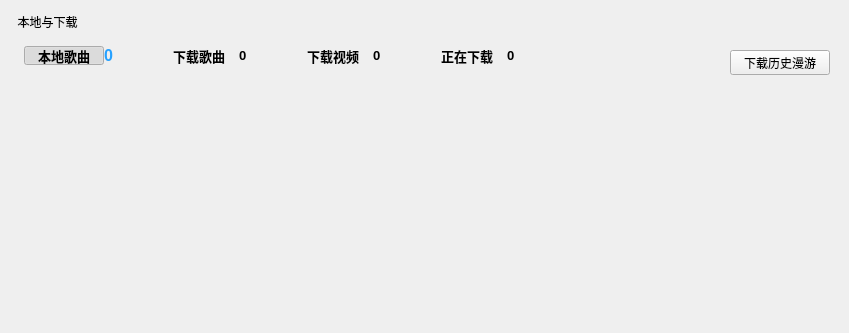
<?xml version="1.0" encoding="UTF-8"?>
<ui version="4.0">
 <class>LocalDownload</class>
 <widget class="QWidget" name="LocalDownload">
  <property name="geometry">
   <rect>
    <x>0</x>
    <y>0</y>
    <width>849</width>
    <height>333</height>
   </rect>
  </property>
  <property name="windowTitle">
   <string>LocalDownload</string>
  </property>
  <layout class="QVBoxLayout" name="verticalLayout">
   <property name="spacing">
    <number>0</number>
   </property>
   <property name="topMargin">
    <number>13</number>
   </property>
   <property name="rightMargin">
    <number>4</number>
   </property>
   <item>
    <widget class="QLabel" name="local_download_label">
     <property name="font">
      <font>
       <bold>false</bold>
      </font>
     </property>
     <property name="text">
      <string>  本地与下载</string>
     </property>
    </widget>
   </item>
   <item>
    <widget class="QWidget" name="guide_widget" native="true">
     <layout class="QHBoxLayout" name="horizontalLayout_12">
      <property name="leftMargin">
       <number>13</number>
      </property>
      <property name="topMargin">
       <number>15</number>
      </property>
      <property name="rightMargin">
       <number>15</number>
      </property>
      <property name="bottomMargin">
       <number>0</number>
      </property>
      <item>
       <widget class="QWidget" name="guide_widget1" native="true">
        <layout class="QVBoxLayout" name="verticalLayout_11">
         <property name="spacing">
          <number>3</number>
         </property>
         <property name="leftMargin">
          <number>0</number>
         </property>
         <property name="topMargin">
          <number>0</number>
         </property>
         <property name="rightMargin">
          <number>0</number>
         </property>
         <property name="bottomMargin">
          <number>0</number>
         </property>
         <item>
          <layout class="QHBoxLayout" name="horizontalLayout_7">
           <property name="spacing">
            <number>0</number>
           </property>
           <item>
            <widget class="QPushButton" name="local_music_pushButton">
             <property name="sizePolicy">
              <sizepolicy hsizetype="Preferred" vsizetype="Fixed">
               <horstretch>0</horstretch>
               <verstretch>0</verstretch>
              </sizepolicy>
             </property>
             <property name="minimumSize">
              <size>
               <width>75</width>
               <height>18</height>
              </size>
             </property>
             <property name="font">
              <font>
               <family>Microsoft YaHei UI</family>
               <pointsize>10</pointsize>
               <bold>true</bold>
              </font>
             </property>
             <property name="cursor">
              <cursorShape>PointingHandCursor</cursorShape>
             </property>
             <property name="text">
              <string>本地歌曲</string>
             </property>
             <property name="checkable">
              <bool>true</bool>
             </property>
             <property name="checked">
              <bool>true</bool>
             </property>
             <property name="autoExclusive">
              <bool>true</bool>
             </property>
             <property name="flat">
              <bool>true</bool>
             </property>
            </widget>
           </item>
           <item>
            <widget class="QLabel" name="local_music_number_label">
             <property name="font">
              <font>
               <pointsize>-1</pointsize>
               <bold>true</bold>
              </font>
             </property>
             <property name="cursor">
              <cursorShape>PointingHandCursor</cursorShape>
             </property>
             <property name="styleSheet">
              <string notr="true">color:#26a1ff;font-size:16px;font-weight:bold;</string>
             </property>
             <property name="text">
              <string>0</string>
             </property>
            </widget>
           </item>
          </layout>
         </item>
         <item>
          <widget class="QLabel" name="idx1_lab">
           <property name="sizePolicy">
            <sizepolicy hsizetype="Preferred" vsizetype="Fixed">
             <horstretch>0</horstretch>
             <verstretch>0</verstretch>
            </sizepolicy>
           </property>
           <property name="maximumSize">
            <size>
             <width>16777215</width>
             <height>12</height>
            </size>
           </property>
           <property name="styleSheet">
            <string notr="true">padding-top:0px;
margin-top:0px;</string>
           </property>
           <property name="text">
            <string/>
           </property>
           <property name="scaledContents">
            <bool>false</bool>
           </property>
           <property name="alignment">
            <set>Qt::AlignCenter</set>
           </property>
          </widget>
         </item>
        </layout>
       </widget>
      </item>
      <item>
       <spacer name="hs13">
        <property name="orientation">
         <enum>Qt::Horizontal</enum>
        </property>
        <property name="sizeType">
         <enum>QSizePolicy::Fixed</enum>
        </property>
        <property name="sizeHint" stdset="0">
         <size>
          <width>40</width>
          <height>20</height>
         </size>
        </property>
       </spacer>
      </item>
      <item>
       <widget class="QWidget" name="guide_widget2" native="true">
        <layout class="QVBoxLayout" name="verticalLayout_12">
         <property name="spacing">
          <number>3</number>
         </property>
         <property name="leftMargin">
          <number>0</number>
         </property>
         <property name="topMargin">
          <number>0</number>
         </property>
         <property name="rightMargin">
          <number>0</number>
         </property>
         <property name="bottomMargin">
          <number>0</number>
         </property>
         <item>
          <layout class="QHBoxLayout" name="horizontalLayout_8">
           <property name="spacing">
            <number>0</number>
           </property>
           <item>
            <widget class="QPushButton" name="downloaded_music_pushButton">
             <property name="sizePolicy">
              <sizepolicy hsizetype="Preferred" vsizetype="Fixed">
               <horstretch>0</horstretch>
               <verstretch>0</verstretch>
              </sizepolicy>
             </property>
             <property name="minimumSize">
              <size>
               <width>75</width>
               <height>18</height>
              </size>
             </property>
             <property name="font">
              <font>
               <family>Microsoft YaHei UI</family>
               <pointsize>10</pointsize>
               <bold>true</bold>
              </font>
             </property>
             <property name="cursor">
              <cursorShape>PointingHandCursor</cursorShape>
             </property>
             <property name="text">
              <string>下载歌曲</string>
             </property>
             <property name="checkable">
              <bool>true</bool>
             </property>
             <property name="checked">
              <bool>false</bool>
             </property>
             <property name="autoExclusive">
              <bool>true</bool>
             </property>
             <property name="flat">
              <bool>true</bool>
             </property>
            </widget>
           </item>
           <item>
            <widget class="QLabel" name="downloaded_music_number_label">
             <property name="font">
              <font>
               <pointsize>10</pointsize>
               <bold>true</bold>
              </font>
             </property>
             <property name="cursor">
              <cursorShape>PointingHandCursor</cursorShape>
             </property>
             <property name="text">
              <string>0</string>
             </property>
            </widget>
           </item>
          </layout>
         </item>
         <item>
          <widget class="QLabel" name="idx2_lab">
           <property name="sizePolicy">
            <sizepolicy hsizetype="Preferred" vsizetype="Fixed">
             <horstretch>0</horstretch>
             <verstretch>0</verstretch>
            </sizepolicy>
           </property>
           <property name="maximumSize">
            <size>
             <width>16777215</width>
             <height>12</height>
            </size>
           </property>
           <property name="styleSheet">
            <string notr="true">padding-top:0px;
margin-top:0px;</string>
           </property>
           <property name="text">
            <string/>
           </property>
           <property name="scaledContents">
            <bool>false</bool>
           </property>
           <property name="alignment">
            <set>Qt::AlignCenter</set>
           </property>
          </widget>
         </item>
        </layout>
       </widget>
      </item>
      <item>
       <spacer name="hs14">
        <property name="orientation">
         <enum>Qt::Horizontal</enum>
        </property>
        <property name="sizeType">
         <enum>QSizePolicy::Fixed</enum>
        </property>
        <property name="sizeHint" stdset="0">
         <size>
          <width>40</width>
          <height>20</height>
         </size>
        </property>
       </spacer>
      </item>
      <item>
       <widget class="QWidget" name="guide_widget3" native="true">
        <layout class="QVBoxLayout" name="verticalLayout_14">
         <property name="spacing">
          <number>3</number>
         </property>
         <property name="leftMargin">
          <number>0</number>
         </property>
         <property name="topMargin">
          <number>0</number>
         </property>
         <property name="rightMargin">
          <number>0</number>
         </property>
         <property name="bottomMargin">
          <number>0</number>
         </property>
         <item>
          <layout class="QHBoxLayout" name="horizontalLayout_10">
           <property name="spacing">
            <number>0</number>
           </property>
           <item>
            <widget class="QPushButton" name="downloaded_video_pushButton">
             <property name="sizePolicy">
              <sizepolicy hsizetype="Preferred" vsizetype="Fixed">
               <horstretch>0</horstretch>
               <verstretch>0</verstretch>
              </sizepolicy>
             </property>
             <property name="minimumSize">
              <size>
               <width>75</width>
               <height>18</height>
              </size>
             </property>
             <property name="font">
              <font>
               <family>Microsoft YaHei UI</family>
               <pointsize>10</pointsize>
               <bold>true</bold>
              </font>
             </property>
             <property name="cursor">
              <cursorShape>PointingHandCursor</cursorShape>
             </property>
             <property name="text">
              <string>下载视频</string>
             </property>
             <property name="checkable">
              <bool>true</bool>
             </property>
             <property name="checked">
              <bool>false</bool>
             </property>
             <property name="autoExclusive">
              <bool>true</bool>
             </property>
             <property name="flat">
              <bool>true</bool>
             </property>
            </widget>
           </item>
           <item>
            <widget class="QLabel" name="downloaded_video_number_label">
             <property name="font">
              <font>
               <pointsize>10</pointsize>
               <bold>true</bold>
              </font>
             </property>
             <property name="cursor">
              <cursorShape>PointingHandCursor</cursorShape>
             </property>
             <property name="text">
              <string>0</string>
             </property>
            </widget>
           </item>
          </layout>
         </item>
         <item>
          <widget class="QLabel" name="idx3_lab">
           <property name="sizePolicy">
            <sizepolicy hsizetype="Preferred" vsizetype="Fixed">
             <horstretch>0</horstretch>
             <verstretch>0</verstretch>
            </sizepolicy>
           </property>
           <property name="maximumSize">
            <size>
             <width>16777215</width>
             <height>12</height>
            </size>
           </property>
           <property name="styleSheet">
            <string notr="true">padding-top:0px;
margin-top:0px;</string>
           </property>
           <property name="text">
            <string/>
           </property>
           <property name="scaledContents">
            <bool>false</bool>
           </property>
           <property name="alignment">
            <set>Qt::AlignCenter</set>
           </property>
          </widget>
         </item>
        </layout>
       </widget>
      </item>
      <item>
       <spacer name="hs15">
        <property name="orientation">
         <enum>Qt::Horizontal</enum>
        </property>
        <property name="sizeType">
         <enum>QSizePolicy::Fixed</enum>
        </property>
        <property name="sizeHint" stdset="0">
         <size>
          <width>40</width>
          <height>20</height>
         </size>
        </property>
       </spacer>
      </item>
      <item>
       <widget class="QWidget" name="guide_widget4" native="true">
        <layout class="QVBoxLayout" name="verticalLayout_13">
         <property name="spacing">
          <number>3</number>
         </property>
         <property name="leftMargin">
          <number>0</number>
         </property>
         <property name="topMargin">
          <number>0</number>
         </property>
         <property name="rightMargin">
          <number>0</number>
         </property>
         <property name="bottomMargin">
          <number>0</number>
         </property>
         <item>
          <layout class="QHBoxLayout" name="horizontalLayout_11">
           <property name="spacing">
            <number>0</number>
           </property>
           <item>
            <widget class="QPushButton" name="downloading_pushButton">
             <property name="sizePolicy">
              <sizepolicy hsizetype="Preferred" vsizetype="Fixed">
               <horstretch>0</horstretch>
               <verstretch>0</verstretch>
              </sizepolicy>
             </property>
             <property name="minimumSize">
              <size>
               <width>75</width>
               <height>18</height>
              </size>
             </property>
             <property name="font">
              <font>
               <family>Microsoft YaHei UI</family>
               <pointsize>10</pointsize>
               <bold>true</bold>
              </font>
             </property>
             <property name="cursor">
              <cursorShape>PointingHandCursor</cursorShape>
             </property>
             <property name="text">
              <string>正在下载</string>
             </property>
             <property name="checkable">
              <bool>true</bool>
             </property>
             <property name="checked">
              <bool>false</bool>
             </property>
             <property name="autoExclusive">
              <bool>true</bool>
             </property>
             <property name="flat">
              <bool>true</bool>
             </property>
            </widget>
           </item>
           <item>
            <widget class="QLabel" name="downloading_number_label">
             <property name="font">
              <font>
               <pointsize>10</pointsize>
               <bold>true</bold>
              </font>
             </property>
             <property name="cursor">
              <cursorShape>PointingHandCursor</cursorShape>
             </property>
             <property name="text">
              <string>0</string>
             </property>
            </widget>
           </item>
          </layout>
         </item>
         <item>
          <widget class="QLabel" name="idx4_lab">
           <property name="sizePolicy">
            <sizepolicy hsizetype="Preferred" vsizetype="Fixed">
             <horstretch>0</horstretch>
             <verstretch>0</verstretch>
            </sizepolicy>
           </property>
           <property name="maximumSize">
            <size>
             <width>16777215</width>
             <height>12</height>
            </size>
           </property>
           <property name="styleSheet">
            <string notr="true">padding-top:0px;
margin-top:0px;</string>
           </property>
           <property name="text">
            <string/>
           </property>
           <property name="scaledContents">
            <bool>false</bool>
           </property>
           <property name="alignment">
            <set>Qt::AlignCenter</set>
           </property>
          </widget>
         </item>
        </layout>
       </widget>
      </item>
      <item>
       <spacer name="hs12">
        <property name="orientation">
         <enum>Qt::Horizontal</enum>
        </property>
        <property name="sizeHint" stdset="0">
         <size>
          <width>40</width>
          <height>20</height>
         </size>
        </property>
       </spacer>
      </item>
      <item>
       <widget class="QToolButton" name="download_history_toolButton">
        <property name="sizePolicy">
         <sizepolicy hsizetype="Fixed" vsizetype="Fixed">
          <horstretch>0</horstretch>
          <verstretch>0</verstretch>
         </sizepolicy>
        </property>
        <property name="minimumSize">
         <size>
          <width>100</width>
          <height>25</height>
         </size>
        </property>
        <property name="maximumSize">
         <size>
          <width>100</width>
          <height>25</height>
         </size>
        </property>
        <property name="cursor">
         <cursorShape>PointingHandCursor</cursorShape>
        </property>
        <property name="text">
         <string>下载历史漫游</string>
        </property>
        <property name="toolButtonStyle">
         <enum>Qt::ToolButtonTextOnly</enum>
        </property>
       </widget>
      </item>
     </layout>
    </widget>
   </item>
   <item>
    <widget class="SlidingStackedWidget" name="stackedWidget">
     <property name="sizePolicy">
      <sizepolicy hsizetype="Expanding" vsizetype="Expanding">
       <horstretch>0</horstretch>
       <verstretch>0</verstretch>
      </sizepolicy>
     </property>
    </widget>
   </item>
  </layout>
 </widget>
 <customwidgets>
  <customwidget>
   <class>SlidingStackedWidget</class>
   <extends>QStackedWidget</extends>
   <header>slidingstackedwidget.h</header>
   <container>1</container>
  </customwidget>
 </customwidgets>
 <resources/>
 <connections/>
</ui>
